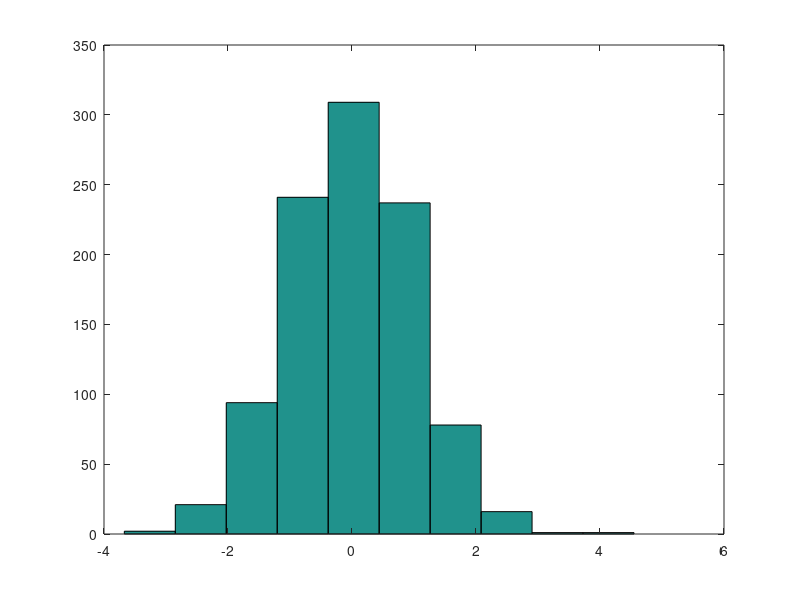

Write MATLAB code to recreate this figure.

%% 3D plot by plot3

t= 0:0.1:8*pi;
x=0.8*sin(t);
y=1.2*cos(t);
plot3(x,y,t);
grid


%% histogram
x=0:0.1:6;
plot(x,exp(-x.^1.2),x,cos(2*x));

hist(randn(1000,1));

